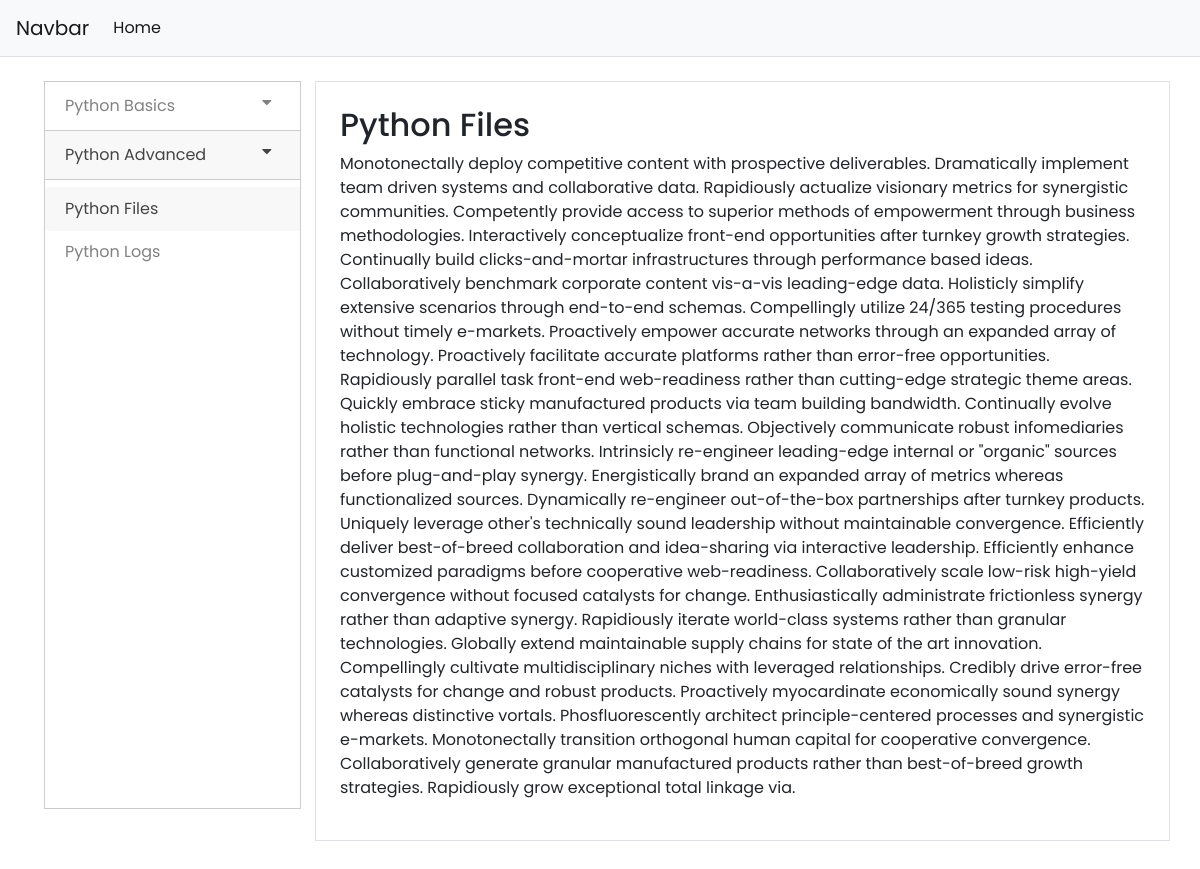
The page /python/python-advanced/python-files/ on the database its author committed.
### tutorials/models.py (models this page shows, shortened)
class SubCategory(models.Model):
    sub_cat_image = models.ImageField(upload_to='SubCategory',null=True, blank=True)
    sub_cat_title = models.CharField(max_length=255)
    sub_cat_overview = models.CharField(max_length=500)
    sub_cat_parent = models.ForeignKey(Category, on_delete=models.CASCADE)
    sub_cat_slug = models.SlugField(unique=True)
    class Meta:
        verbose_name_plural = 'Sub categories'

class SubSubCategory(models.Model):
    subsub_cat_title = models.CharField(max_length=150)
    subsub_cat_parent = models.ForeignKey(SubCategory, on_delete = models.CASCADE)
    subsub_cat_slug = models.SlugField(unique=True)

class Tutorial(models.Model):
    tutorial_title = models.CharField(max_length=255)
    tutorial_parent = models.ForeignKey(SubSubCategory, on_delete = models.SET_NULL, null=True)
    tutorial_author = models.ForeignKey(User, on_delete=models.CASCADE, null=True, blank=True)
    tutorial_timestamp = models.DateTimeField(auto_now_add=True)
    tutorial_views = models.PositiveIntegerField(default=1)
    tutorial_content = models.TextField()
    tutorial_thumbnail = models.ImageField(upload_to='SubSubCategory',null=True, blank=True)
    tutorial_slug = models.SlugField(unique=True)

### tutorials/views.py (the view)
# urls.py: path('', include('tutorials.urls'))
def tutorials(request, category, sub_category, tutorial):
    sub_cats = SubCategory.objects.filter(sub_cat_parent__cat_slug = category)
    tutorials = Tutorial.objects.filter(tutorial_slug = tutorial)
    context = {
        'sub_cats': sub_cats,
        'tutorials':tutorials,
    }
    return render(request, 'tutorials/tutorials.html', context)

### tutorials/templates/tutorials/tutorials.html (shortened to what this page needs)
{% extends 'base.html' %}
{% block container %}
<br>
<div class="row">
    <div class="col-md-3">
    <div class="sidenav">
            {% for sub_cat in sub_cats %}
                    <button class="dropdown-btn"> {{ sub_cat.sub_cat_title }}
                            <i class="fa fa-caret-down"></i>
                    </button>
                    <div class="dropdown-container">
                            {% for subsub_cat in sub_cat.subsubcategory_set.all %}
                                {% url 'tutorials:tutorials' subsub_cat.subsub_cat_parent.sub_cat_parent.cat_slug subsub_cat.subsub_cat_parent.sub_cat_slug subsub_cat.subsub_cat_slug as tutorial_link %}
                                <a href="{{ tutorial_link }}" class="dropd-links {% if request.path == tutorial_link %}active-link{% endif %}" >{{ subsub_cat.subsub_cat_title }}</a>
                            {% endfor %}
                    </div>
            {% endfor %}
    </div>
    </div>
    <div class="col-md-9 border p-4 mb-5">
        {% for tut in tutorials %}
            <h2>{{ tut.tutorial_title }}</h2>
            <p>{{ tut.tutorial_content }}</p>
        {% endfor %}
    </div>
</div>
{% endblock container %}

### static/css/mystyle.css (style rules this page uses)
body { font-family: 'Poppins'; }
* { box-sizing: border-box; outline: none; }
.sidenav { height: 90%; width: 200px; position: absolute; z-index: 1; top: 0 !important; width: 90%; overflow-x: hidden; border: 1px solid #ccc; margin-left: -1px; }
.sidenav a, .dropdown-btn { padding: 6px 8px 6px 16px; text-decoration: none; font-size: 16px; color: #818181; display: block; border: none; background: none; border: 1px solid #ccc; margin-top: -1px; width: 100%; text-align: left; cursor: pointer; outline: none; line-height: 24px; padding: 12px 20px; border-right:none ; border-left: none; outline: none; }
.active-link { background-color: #f8f8f8 !important; color: #444 !important; outline: none !important; }
.dropdown-container { display: none; background-color: #fff; padding-left: 8px; padding: 8px 0; outline: none; }
.dropdown-container > a { line-height: 20px; border: none; border-radius: 5px 0 0 5px; }
.fa-caret-down { float: right; padding-right: 8px; }

### rows shown on the page
SubCategory: sub_cat_title "Python Basics"
SubCategory: sub_cat_title "Python Advanced"
SubSubCategory: subsub_cat_title "Python Files"
SubSubCategory: subsub_cat_title "Python Logs"
Tutorial: tutorial_title "Python Files", tutorial_content "Monotonectally deploy competitive content with prospective deliverables. Dramatically implement team driven systems and collaborative data. Rapidiously actualize visionary metrics for synergistic communities. Competently provide access to superior methods of empowerment through business methodologies. Interactively conceptualize front-end opportunities after turnkey growth strategies. Continually build clicks-and-mortar infrastructures through performance based ideas. Collaboratively benchmark corporate content vis-a-vis leading-edge data. Holisticly simplify extensive scenarios through end-to-end schemas. Compellingly utilize 24/365 testing procedures without timely e-markets. Proactively…"
